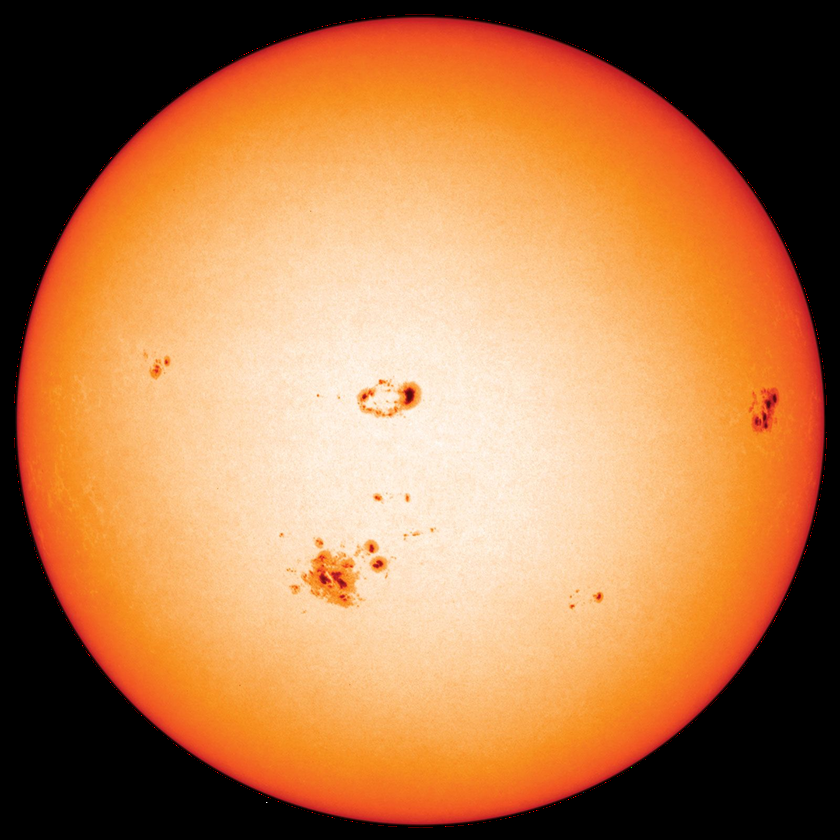
//> input picture tracking/Image Generation/sun.png, 840 x 840 px, shrunk from 1600 x 1600 before the run
$ ./CB_test_v1 '../Image Generation/sun.png'   (built with g++ and OpenCV 4)
//> lines starting //> are read from the running program, lines starting //| are printed output that depends on the picture; after the words box and inside, x2 and y2 are one past the last pixel; in counts of white or black regions, pixels touching at a corner belong together
#include <opencv2/opencv.hpp>
#include <iostream>
#include <chrono>
#include <vector>
#include <cmath>
#include <limits>

// PARAMETERS
// sun apparent radius bounds (pixels), can probably be changed to a single fixed size since when viewed from the earth it shouldn;t change much.
constexpr float R_MIN  = 140.0f;
constexpr float R_MAX  = 180.0f;
constexpr float R_STEP = 1.0f;

// curvature filtering
constexpr int   CURVATURE_K = 6;
constexpr float CURVATURE_MIN_ANGLE = 0.20f;

// binary threshold, for black or white
constexpr int BIN_THRESH = 80;


// extract arc points from curved contour, and split by sign
void extractCurvedArcPointsBySign(
    const std::vector<cv::Point>& contour,
    std::vector<cv::Point2f>& arcPos,
    std::vector<cv::Point2f>& arcNeg
) {
    arcPos.clear();
    arcNeg.clear();

    int n = (int)contour.size();
    const float COS_THRESH = std::cos(CURVATURE_MIN_ANGLE);

    for (int i = CURVATURE_K; i < n - CURVATURE_K; ++i) {
        cv::Point2f p0 = contour[i - CURVATURE_K];
        cv::Point2f p1 = contour[i];
        cv::Point2f p2 = contour[i + CURVATURE_K];

        cv::Point2f v1 = p1 - p0;
        cv::Point2f v2 = p2 - p1;

        float mag = cv::norm(v1) * cv::norm(v2);
        if (mag < 1e-6f) continue;

        float cosAng = v1.dot(v2) / mag;
        cosAng = std::clamp(cosAng, -1.f, 1.f);

        // Reject straight edges
        if (cosAng > COS_THRESH) continue;

        // Curvature sign (2D cross product)
        float cross = v1.x * v2.y - v1.y * v2.x;

        if (cross > 0)
            arcPos.push_back(p1);
        else
            arcNeg.push_back(p1);
    }
}


// algebraic fit, force fit all point in set to a circle
bool algebraicCircleFit(
    const std::vector<cv::Point2f>& pts,
    cv::Point2f& center,
    float& radius
) {
    int n = (int)pts.size();
    if (n < 20) return false;

    double sumX = 0, sumY = 0;
    double sumX2 = 0, sumY2 = 0;
    double sumXY = 0;
    double sumX3 = 0, sumY3 = 0;
    double sumX1Y2 = 0, sumX2Y1 = 0;

    for (const auto& p : pts) {
        double x = p.x;
        double y = p.y;
        double x2 = x * x;
        double y2 = y * y;

        sumX += x;
        sumY += y;
        sumX2 += x2;
        sumY2 += y2;
        sumXY += x * y;
        sumX3 += x2 * x;
        sumY3 += y2 * y;
        sumX1Y2 += x * y2;
        sumX2Y1 += x2 * y;
    }

    double C = n * sumX2 - sumX * sumX;
    double D = n * sumXY - sumX * sumY;
    double E = n * sumY2 - sumY * sumY;
    double G = 0.5 * (n * (sumX3 + sumX1Y2) - sumX * (sumX2 + sumY2));
    double H = 0.5 * (n * (sumY3 + sumX2Y1) - sumY * (sumX2 + sumY2));

    double denom = C * E - D * D;
    if (std::abs(denom) < 1e-8)
        return false;

    double cx = (G * E - D * H) / denom;
    double cy = (C * H - D * G) / denom;

    center = cv::Point2f((float)cx, (float)cy);

    double r = 0;
    for (const auto& p : pts) {
        double dx = p.x - cx;
        double dy = p.y - cy;
        r += std::sqrt(dx * dx + dy * dy);
    }

    radius = float(r / n);
    return true;
}

double computeRmsError(
    const std::vector<cv::Point2f>& pts,
    const cv::Point2f& center,
    float radius
) {
    double err = 0.0;
    for (const auto& p : pts) {
        double dx = p.x - center.x;
        double dy = p.y - center.y;
        double d = std::sqrt(dx * dx + dy * dy);
        double e = d - radius;
        err += e * e;
    }
    return std::sqrt(err / pts.size());
}


// geometric fit
double solveCenterFixedRadius(
    const std::vector<cv::Point2f>& pts,
    float R,
    cv::Point2f& center
) {
    double cx = 0, cy = 0;
    for (const auto& p : pts) {
        cx += p.x;
        cy += p.y;
    }
    cx /= pts.size();
    cy /= pts.size();

    for (int iter = 0; iter < 5; ++iter) {
        double gx = 0, gy = 0;
        double hx = 0, hy = 0;

        for (const auto& p : pts) {
            double dx = cx - p.x;
            double dy = cy - p.y;
            double d  = std::sqrt(dx * dx + dy * dy);
            if (d < 1e-6) continue;

            double e = d - R;
            gx += e * dx / d;
            gy += e * dy / d;
            hx += (dx * dx) / (d * d);
            hy += (dy * dy) / (d * d);
        }

        if (hx < 1e-6 || hy < 1e-6)
            break;

        cx -= gx / hx;
        cy -= gy / hy;
    }

    center = cv::Point2f((float)cx, (float)cy);

    double err = 0.0;
    for (const auto& p : pts) {
        double dx = p.x - cx;
        double dy = p.y - cy;
        double d  = std::sqrt(dx * dx + dy * dy);
        double e = d - R;
        err += e * e;
    }
    return std::sqrt(err / pts.size());
}


// fit range of determined circle radius to find best fit, for now its a range but is possible to be just a single set radius
bool fitCircleRadiusRange(
    const std::vector<cv::Point2f>& arcPts,
    cv::Point2f& bestCenter,
    float& bestRadius
) {
    double bestErr = std::numeric_limits<double>::max();
    bool found = false;

    for (float R = R_MIN; R <= R_MAX; R += R_STEP) {
        cv::Point2f c;
        double err = solveCenterFixedRadius(arcPts, R, c);

        if (err < bestErr) {
            bestErr = err;
            bestCenter = c;
            bestRadius = R;
            found = true;
        }
    }
    return found;
}


// greyscale -> binary(black or white) -> get contour -> get arc points -> select alge or geo mode -> output results.
int main(int argc, char** argv) {
    if (argc < 2) {
        std::cerr << "Usage: ./CB_detect <image>\n";
        return 1;
    }

    int mode;
    std::cout << "Select mode:\n";
    std::cout << "[1] Auto (numbers + final image)\n";
    std::cout << "[2] DEBUG Algebraic (forced)\n";
    std::cout << "[3] DEBUG Geometric (forced)\n";
    std::cout << "Choice: ";
    std::cin >> mode;
//> the answer given: 1

    cv::Mat img = cv::imread(argv[1], cv::IMREAD_GRAYSCALE);
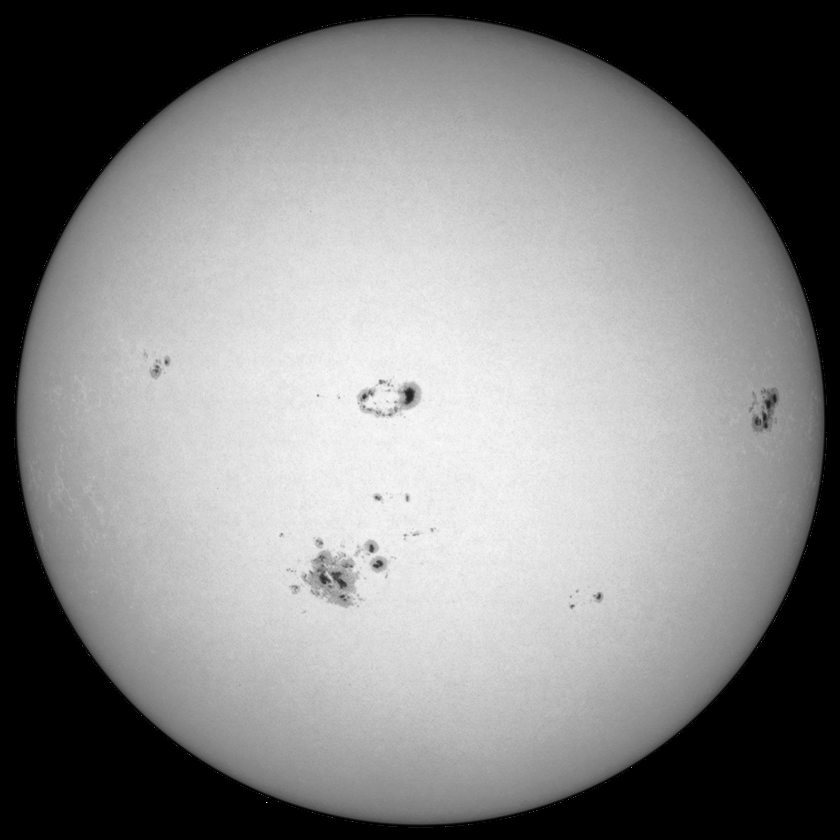
//> img: 840 rows x 840 cols, CV_8UC1; min 0, max 255, mean 133.1
    if (img.empty()) return 1;

    auto start = std::chrono::high_resolution_clock::now();

    cv::Mat bin;
    cv::threshold(img, bin, BIN_THRESH, 255, cv::THRESH_BINARY);
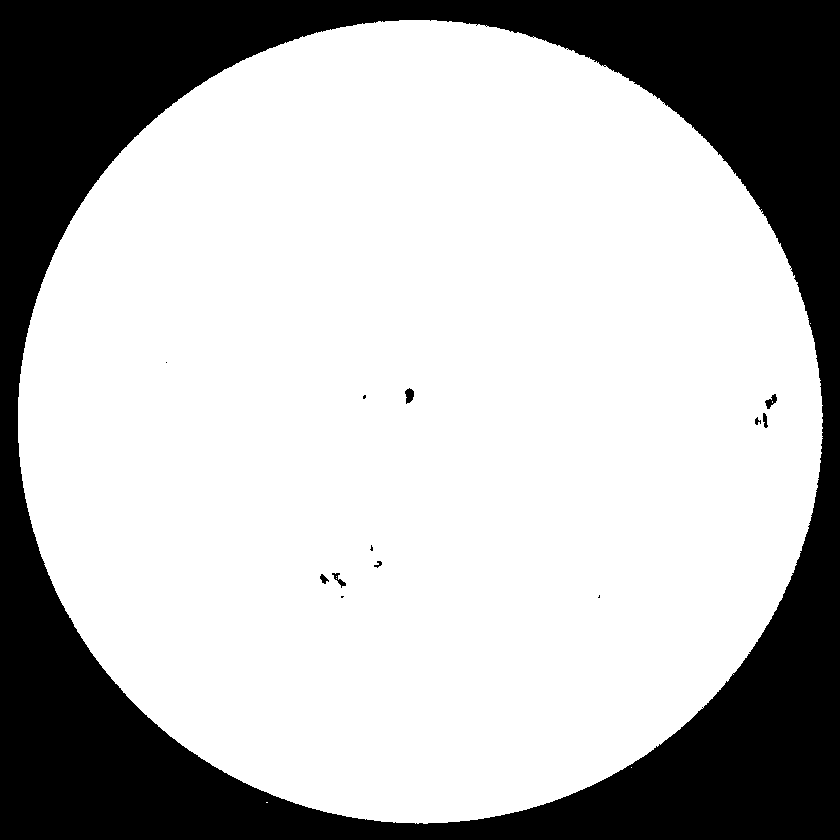
//> bin: 840 rows x 840 cols, CV_8UC1; 71.9% white; 13 black regions (5 under 20 px)

    std::vector<std::vector<cv::Point>> contours;
    cv::findContours(bin, contours, cv::RETR_EXTERNAL, cv::CHAIN_APPROX_SIMPLE);
//> contours = 4 contours, 3 with area under 20; largest, box (x1, y1, x2, y2) and area: (18, 20, 823, 824) 506420
    if (contours.empty()) return 1;

    size_t idx = 0;
    double maxArea = 0;
    for (size_t i = 0; i < contours.size(); ++i) {
        double a = cv::contourArea(contours[i]);
        if (a > maxArea) {
            maxArea = a;
            idx = i;
        }
    }
//> this loop made 4 passes
//> (a, maxArea) on pass 4: (506420.5, 506420.5)
//> a on passes 1 to 3: 0, 0, 0
//> after the loop, maxArea = 506420.5; idx = 3

    // arc point containers (used for ALL modes + visualisation)
    std::vector<cv::Point2f> arcPos, arcNeg, arcPts;
    extractCurvedArcPointsBySign(contours[idx], arcPos, arcNeg);
//> in extractCurvedArcPointsBySign, `int n = (int)contour.size();`: n = 1382
//> the loop in extractCurvedArcPointsBySign, `for (int i = CURVATURE_K; i < n - CURVATURE_K; ++i)` made 1370 passes
//> (p0, p1, p2, v1, v2, mag, cosAng, cross) on passes 2, 6, 8, 47, 49: (Point(398, 21), Point(380, 21), Point(373, 23), Point(-18, 0), Point(-7, 2), 131, 0.962, -36), (Point(382, 21), Point(375, 23), Point(362, 23), Point(-7, 2), Point(-13, 0), 94.64, 0.962, 26), (Point(380, 21), Point(373, 23), Point(357, 24), Point(-7, 2), Point(-16, 1), 116.7, 0.977, 25), (Point(310, 35), Point(302, 36), Point(289, 41), Point(-8, 1), Point(-13, 5), 112.3, 0.971, -27), (Point(306, 36), Point(300, 37), Point(287, 42), Point(-6, 1), Point(-13, 5), 84.72, 0.98, -17)
//> (p0, p1, p2, v1, v2, mag, cosAng) on passes 1, 3, 4, 5, 7, 9: (Point(399, 20), Point(381, 22), Point(374, 22), Point(-18, 2), Point(-7, 0), 126.8, 0.994), (Point(385, 21), Point(378, 21), Point(365, 23), Point(-7, 0), Point(-13, 2), 92.07, 0.988), (Point(384, 22), Point(377, 22), Point(364, 24), Point(-7, 0), Point(-13, 2), 92.07, 0.988), (Point(383, 22), Point(376, 22), Point(363, 24), Point(-7, 0), Point(-13, 2), 92.07, 0.988), (Point(381, 22), Point(374, 22), Point(361, 24), Point(-7, 0), Point(-13, 2), 92.07, 0.988), (Point(378, 21), Point(365, 23), Point(356, 25), Point(-13, 2), Point(-9, 2), 121.3, 0.998)

    // choose dominant arc (or merge if full circle)
    constexpr int MIN_ARC_PTS = 12;

    auto isGoodSunArc = [&](const std::vector<cv::Point2f>& pts) -> bool {
        if ((int)pts.size() < MIN_ARC_PTS) return false;

        cv::Point2f c;
        float r;
        if (!algebraicCircleFit(pts, c, r)) return false;
        if (r < R_MIN || r > R_MAX) return false;

        double rms = computeRmsError(pts, c, r);
        return rms < 2.0;
    };

    bool posOk = isGoodSunArc(arcPos);
//> the loop in algebraicCircleFit, `for (const auto& p : pts)` made 50 passes
//> p on passes 1 to 12: Point(375, 23), Point(373, 23), Point(655, 746), Point(731, 674), Point(732, 673), Point(745, 657), Point(748, 652), Point(752, 647), Point(816, 484), Point(820, 445), Point(820, 444), Point(821, 431)
    bool negOk = isGoodSunArc(arcNeg);
//> the loop in algebraicCircleFit (call 2), `for (const auto& p : pts)` made 78 passes
//> p on passes 1 to 12: Point(380, 21), Point(302, 36), Point(300, 37), Point(165, 109), Point(69, 617), Point(123, 692), Point(660, 744), Point(727, 681), Point(728, 680), Point(729, 678), Point(736, 670), Point(746, 657)

    if (posOk && !negOk)
        arcPts = arcPos;
    else if (negOk && !posOk)
        arcPts = arcNeg;
    else if (posOk && negOk) {
        // both look sun-like (true full circle) → merge
        arcPts = arcPos;
        arcPts.insert(arcPts.end(), arcNeg.begin(), arcNeg.end());
    } else {
        // neither passes quality → fall back to dominant (best effort)
        arcPts = (arcPos.size() > arcNeg.size()) ? arcPos : arcNeg;
    }


    cv::Point2f center;
    float radius = 0.0f;
    bool usedAlgebraic = false;

    // mode 2: debug forced non-arc algebraic, useful to see if arc point data set was the issue
    if (mode == 2) {
        std::vector<cv::Point2f> contourPts;
        for (const auto& p : contours[idx])
            contourPts.emplace_back((float)p.x, (float)p.y);

        usedAlgebraic = algebraicCircleFit(contourPts, center, radius);

        std::cout << "[DEBUG ALGEBRAIC]\n";
        if (usedAlgebraic) {
            std::cout << "RMS error: "
                      << computeRmsError(contourPts, center, radius) << "\n";
        } else {
            std::cout << "Fit failed\n";
        }
    }

    // mode 3: debug forced geometric, compare algebraic and geometric performance.
    else if (mode == 3) {
        // std::vector<cv::Point2f> arcPos, arcNeg;
        // extractCurvedArcPointsBySign(contours[idx], arcPos, arcNeg);

        std::cout << "[DEBUG GEOMETRIC]\n";
        std::cout << "arcPos: " << arcPos.size()
                << " arcNeg: " << arcNeg.size() << "\n";

        // pick dominant arc for debug
        const auto& arcPts =
            (arcPos.size() > arcNeg.size()) ? arcPos : arcNeg;

        fitCircleRadiusRange(arcPts, center, radius);

        std::cout << "[DEBUG GEOMETRIC]\n";
        std::cout << "Arc points used: " << arcPts.size() << "\n";
    }

    // mode 1: auto
    else {
        // std::vector<cv::Point2f> arcPos, arcNeg;
        // extractCurvedArcPointsBySign(contours[idx], arcPos, arcNeg);

        // choose dominant curvature sign (sun arc)
        // const auto& arcPts =
        //     (arcPos.size() > arcNeg.size()) ? arcPos : arcNeg;

        if (algebraicCircleFit(arcPts, center, radius)) {
            double rms = computeRmsError(arcPts, center, radius);
//> the loop in computeRmsError, `for (const auto& p : pts)` made 78 passes
            if (radius >= R_MIN && radius <= R_MAX && rms < 2.0)
                usedAlgebraic = true;
        }

        if (!usedAlgebraic)
            fitCircleRadiusRange(arcPts, center, radius);
    }

    auto end = std::chrono::high_resolution_clock::now();
    std::chrono::duration<double, std::milli> t = end - start;

    std::cout << "Processing time: " << t.count() << " ms\n";
    std::cout << "Fit method: "
              << (usedAlgebraic ? "Algebraic" : "Geometric") << "\n";
    std::cout << "Center: (" << center.x << ", " << center.y << ")\n";
//| Center: (596.52, 302.366)
    std::cout << "Radius: " << radius << "\n";
//| Radius: 180

    // visualisation
    cv::Mat out;
    cv::cvtColor(bin, out, cv::COLOR_GRAY2BGR);
//> out: 840 rows x 840 cols, CV_8UC3; 71.9% white; 13 black regions (5 under 20 px), largest, box (x1, y1, x2, y2) and area: (0, 0, 840, 840) 198000, (405, 388, 414, 404) 100, (765, 394, 777, 409) 89

    cv::drawContours(out, contours, (int)idx,
                     cv::Scalar(0,255,0), 2);
//> out: 840 rows x 840 cols, CV_8UC3; mean B, G, R 181.2, 184.5, 181.2

    // std::vector<cv::Point2f> arcPts;
    // std::vector<cv::Point2f> arcPos, arcNeg;
    // extractCurvedArcPointsBySign(contours[idx], arcPos, arcNeg);

    for (const auto& p : arcPos)
        cv::circle(out, p, 2, cv::Scalar(0,0,255), -1);   // red
//> this loop made 50 passes
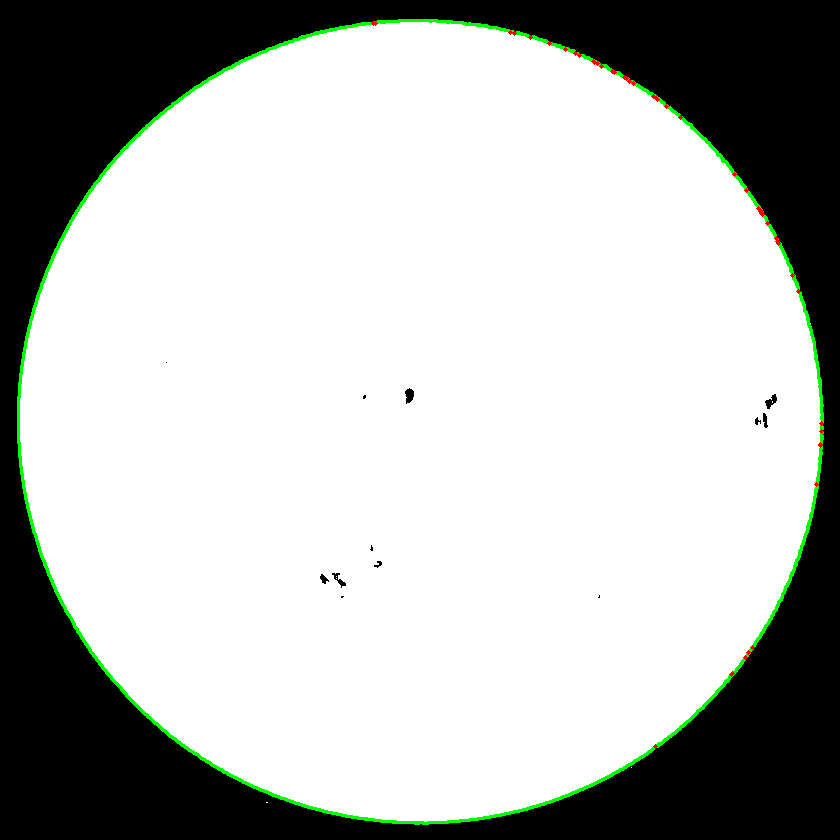
//> out: 840 rows x 840 cols, CV_8UC3; mean B, G, R 181.2, 184.3, 181.4

    for (const auto& p : arcNeg)
        cv::circle(out, p, 2, cv::Scalar(0,255,255), -1); // yellow
//> this loop made 78 passes
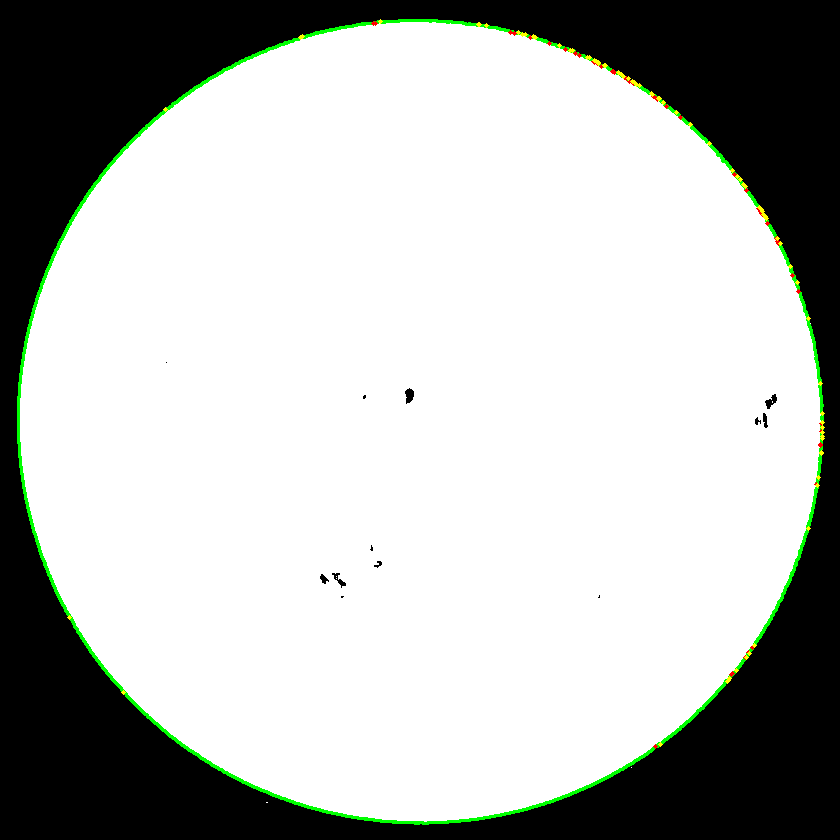
//> out: 840 rows x 840 cols, CV_8UC3; 0.12% of pixels changed, all inside (x1, y1, x2, y2) = (67, 19, 825, 747)

    for (const auto& p : arcPts)
        cv::circle(out, p, 2, cv::Scalar(255,0,255), -1); // magenta (selected arc)
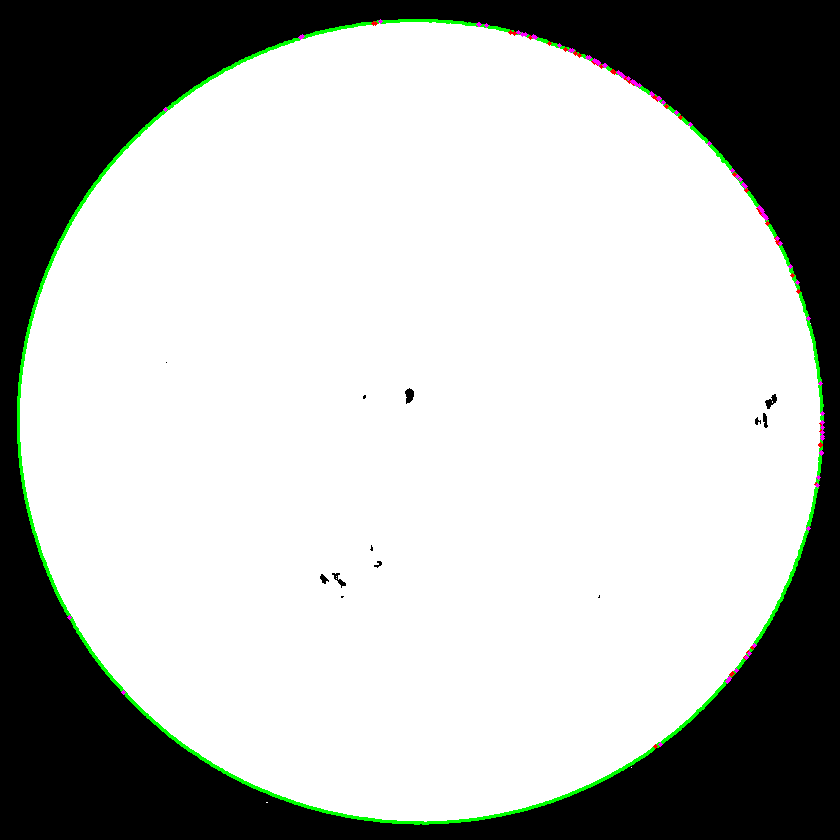
//> out: 840 rows x 840 cols, CV_8UC3; 0.12% of pixels changed, all inside (x1, y1, x2, y2) = (67, 19, 825, 747)


    cv::circle(out, center, (int)radius,
               cv::Scalar(255,0,0), 1);

    cv::drawMarker(out, center, cv::Scalar(255,0,0),
                   cv::MARKER_CROSS, 500, 1);
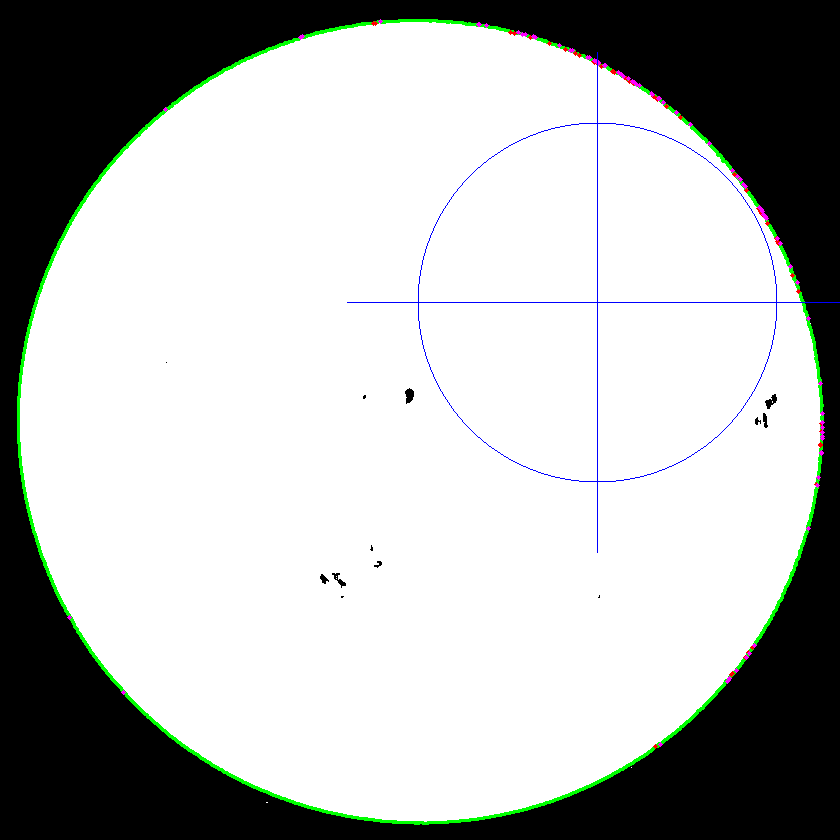
//> out: 840 rows x 840 cols, CV_8UC3; mean B, G, R 181.6, 183.3, 181

    cv::imshow(
        mode == 1 ? "FINAL AUTO"
                  : (mode == 2 ? "DEBUG ALGEBRAIC" : "DEBUG GEOMETRIC"),
        out
    );
    cv::waitKey(0);

    return 0;
}
